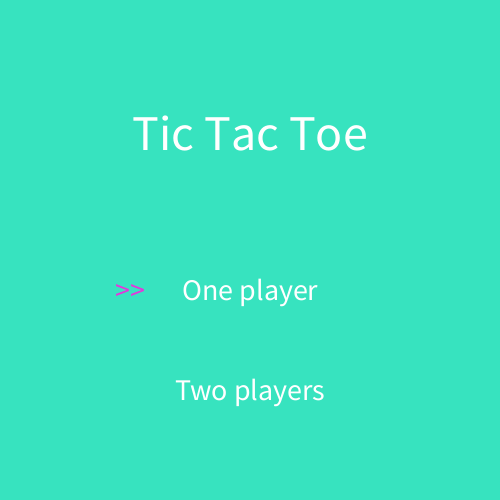
Frame 1 (no input)
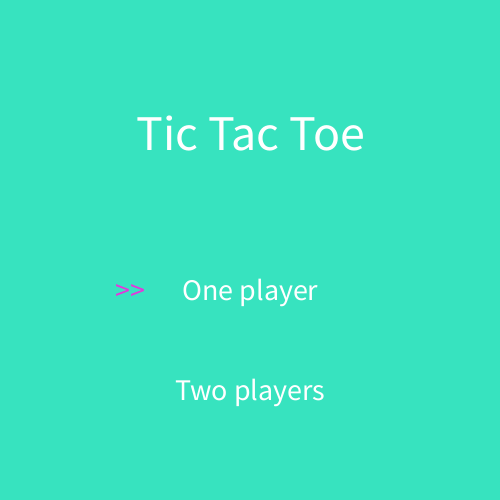
Frame 60 (the mouse pressed at the canvas centre just before this capture)
Frame 120 (the mouse held since frame 60 and released just before this capture): identical to frame 60, image omitted

The Processing sketch that drew these frames (run headless with seeded random() and noise(); from frame 60 on, the mouse is pressed at the canvas centre):

// Processing sketch: tic_tac_toe
// ── tic_tac_toe.pde
//Skylar Liang

char[][] ttt;
char input = 'X';
int positionX;
int positionY;
int n;
boolean title;
boolean arrow;
boolean player1; //contorls the print in winner check
boolean end;
boolean tie;
float p;

void setup() {
  size(500, 500);
  ttt = new char[3][3];
  initialize();
}//end of setup

void initialize() {
  n = 0;
  title = true;
  arrow = true;
  player1 = true;
  end = false;
  tie = false;
  p = random(0, 100);
  for (int i = 0; i < 3; i++) {
    for (int j = 0; j < 3; j++) {
      ttt[i][j] = ' ';
    }//end of j for
  }//end of i for
}

void draw() {
  if (title) { //title page
    background(#37E3BF);
    textSize(50);
    fill(#FFFFFF);
    textAlign(CENTER);
    text("Tic Tac Toe", width/2, 150);
    textSize(30);
    text("One player", width/2, 300);
    text("Two players", width/2, 400);
    if (arrow) { //one player
      fill(#E337DB);
      text(">>", width/2 - (4*30), 300); 
      if (keyCode == ENTER) {
        title = false;
      } else if (keyCode == DOWN) {
        arrow = false;
      }
    }//end of arrow
    else if (!arrow) {//two player
      fill(#E337DB);
      text(">>", width/2 - (4*30), 400);
      if (keyCode == ENTER) {
        title = false;
      } else if (keyCode == UP) {
        arrow = true;
      }
    }//end of selection
  }//end of if

  else if (!title && !arrow) { //two players mode
    fill(#000000);
    background(200, 230, 250);
    textAlign(LEFT, TOP);
    textSize(150);
    stroke(100);
    for (int i = 0; i < 3; i++) {
      line(i * (width/3), 0, i* (width/3), height);
      for (int j = 0; j < 3; j++) {
        text(ttt[i][j], i * width/3, j* height/3 + 10);
        line(0, j* (height/3), width, j* (height/3));
      }//end of j for
    }//end of i for
  }//end of two plauers

  else if (!title && arrow) { //one player mode
    fill(#000000);
    background(200, 230, 250);
    textAlign(LEFT, TOP);
    textSize(150);
    stroke(100);
    for (int i = 0; i < 3; i++) {
      line(i * (width/3), 0, i* (width/3), height);
      for (int j = 0; j < 3; j++) {
        text(ttt[i][j], i * width/3, j* height/3 + 10);
        line(0, j* (height/3), width, j* (height/3));
      }//end of j for
    }//end of i for
  }//end of one player

  if (end) {//game end
    if (player1 && !tie) {
      fill(#F70C0C);
      textAlign(CENTER);
      textSize(50);
      text("Player 1 Won!", width/2, height/2);
      textSize(30);
      text("(click 'space' to restart)", width/2, height/2 + 50);
    } else if (!player1 && !tie) {
      fill(#F70C0C);
      textAlign(CENTER);
      textSize(50);
      text("Player 2 Won!", width/2, height/2);
      textSize(30);
      text("(click 'space' to restart)", width/2, height/2 + 50);
    } else if (tie) {
      fill(#F70C0C);
      textAlign(CENTER);
      textSize(100);
      text("Tie!", width/2, height/2);
      textSize(30);
      text("(click 'space' to restart)", width/2, height/2 + 50);
    }
  }


  if (!title && !end && arrow) {//one player computer mode
    if (n == 1 && ttt[1][1] == 'X') {//step one 01, user go center
      if (p <= 25) { 
        ttt[0][0] = 'O';
        WinnerCheck(0, 0, 'O');
      } else if (p > 25 && p <= 50) {
        ttt[2][0] = 'O';
        WinnerCheck(2, 0, 'O');
      } else if (p > 50 && p <= 75) {
        ttt[0][2] = 'O';
        WinnerCheck(0, 2, 'O');
      } else if (p > 75 && p <= 100) {
        ttt[2][2] = 'O';
        WinnerCheck(2, 2, 'O');
      }
      n ++;
    }//end of step one 01
    else if (n == 1 && ttt[1][1] == ' ') {//user to other place
      ttt[1][1] = 'O';
      WinnerCheck(1, 1, 'O');
      n ++;
    }

    if (n == 3) {//move 2, 
      if (!twoinarow('O') && !twoinarow('X')) {
        if (ttt[0][0] == ' ' && ttt[2][0] == ' ' && ttt[0][2] == ' ' && ttt[2][2] == ' ') {
          //none of in corner
          if (ttt[0][1] == 'X' && ttt[1][2] == 'X') {
            ttt[0][2] = 'O';
            WinnerCheck(0, 2, 'O');
          } else if (ttt[2][1] == 'X' && ttt[1][2] == 'X') {
            ttt[2][2] = 'O';
            WinnerCheck(2, 2, 'O');
          } else if (ttt[0][1] == 'X' && ttt[1][0] == 'X') {
            ttt[0][0] = 'O';
            WinnerCheck(0, 0, 'O');
          } else if (ttt[1][0] == 'X' && ttt[2][1] == 'X') {
            ttt[2][0] = 'O';
            WinnerCheck(2, 0, 'O');
          }
        }//end of corner
        else if (ttt[0][0] == 'X' || ttt[2][0] == 'X' || ttt[0][2] == 'X' || ttt[2][2] == 'X') {
          if (ttt[0][0] == ' ') { 
            ttt[0][0] = 'O';
            WinnerCheck(0, 0, 'O');
          } else if (ttt[0][2] == ' ') {
            ttt[0][2] = 'O';
            WinnerCheck(0, 2, 'O');
          } else if (ttt[2][0] == ' ') {
            ttt[2][0] = 'O';
            WinnerCheck(2, 0, 'O');
          } else if (ttt[2][2] == ' ') {
            ttt[2][2] = 'O';
            WinnerCheck(2, 2, 'O');
          }
        }
      }
      n ++;
    }//end of 3

    if (n == 5) {//move 3
      if (!twoinarow('O') && !twoinarow('X')) {
        int num = 0;
        int space = (int)random(4);
        for (int i = 0; i < 3; i ++) {
          for (int j = 0; j < 3; j ++) {
            if (ttt[i][j] == ' ') {
              if (num == space) {
                ttt[i][j] = 'O';
                WinnerCheck(i, j, 'O');
              }
              num ++;
            }
          }
        }
      }
      n++;
    }
    if (n == 7) {
      if (!twoinarow('O') && !twoinarow('X')) {
        int num = 0;
        int space = (int)random(2);
        for (int i = 0; i < 3; i ++) {
          for (int j = 0; j < 3; j ++) {
            if (ttt[i][j] == ' ') {
              if (num == space) {
                ttt[i][j] = 'O';
                WinnerCheck(i, j, 'O');
              }
              num ++;
            }
          }
        }
      }
      n ++;
    }
  }
}//end of draw

void mousePressed() {
  if (!title && !end) {//two player mode
    positionX = mouseX/ (width/3);
    positionY = mouseY/ (height/3);
    if (n % 2 == 0 && n <= 9) {//even
      if (ttt[positionX][positionY] == ' ') {
        ttt[positionX][positionY] = 'X';
        WinnerCheck(positionX, positionY, 'X');
        n ++;
      }//end of position if
    }//even if end
    else if (n % 2 == 1 && n <= 9 && !arrow) { //odd
      if (ttt[positionX][positionY] == ' ') {
        ttt[positionX][positionY] = 'O';
        WinnerCheck(positionX, positionY, 'O');
        n ++;
      }//end of if
    }//end of else
  }//end of two players
}//end of mouse pressed


void WinnerCheck(int x, int y, char p) {
  if (horiz (x, y, p) || vert (x, y, p) || diag (p)) {
    if (p == 'X') {
      player1 = true;
    } else {
      player1 = false;
    }
    end = true;
  } else if (n == 8) { 
    tie = true;
    end = true;
  }
}//end of WinnerCheck

boolean horiz(int x, int y, char p) {
  boolean winner = true;
  for (int i = 1; i < 3; i ++) {
    winner &= ttt[(x + i) % 3][y] == p;
  }
  return winner;
}

boolean vert(int x, int y, char p) {
  boolean winner = true;
  for (int j = 1; j < 3; j ++) {
    winner &= ttt[x][(y + j) % 3] == p;
  }
  return winner;
}

boolean diag(char p) {
  boolean winner = true;
  boolean dia = true;
  for (int i = 0; i < 3; i ++) {
    winner &= ttt[i][i] == p;
    dia &= ttt[i][2 - i] == p;
  }
  return winner || dia;
}

void keyPressed() {
  if (key == ' ' && end) {
    initialize();
  }
}//end of key pressed


boolean twoinarow(char p) {
  return horiz2(p) || vert2(p) || diag2(p);
}//end of two in a role

boolean diag2(char p) {
  if (ttt[0][0] == p && ttt[1][1] == p && ttt[2][2] == ' ') {
    ttt[2][2] = 'O';
    WinnerCheck(2, 2, 'O');
    return true;
  }
  if (ttt[2][2] == p && ttt[1][1] == p && ttt[0][0] == ' ') {
    ttt[0][0] = 'O';
    WinnerCheck(0, 0, 'O');
    return true;
  }
  if (ttt[2][0] == p && ttt[1][1] == p && ttt[0][2] == ' ') {
    ttt[0][2] = 'O';
    WinnerCheck(0, 2, 'O');
    return true;
  }
  if (ttt[0][2] == p && ttt[1][1] == p && ttt[2][0] == ' ') {
    ttt[2][0] = 'O';
    WinnerCheck(2, 0, 'O');
    return true;
  }
  return false;
}

boolean horiz2(char p) {
  int numX= 0;
  int openR = -1;
  int openC = -1;
  for (int row = 0; row < 3; row++) {
    for (int col = 0; col < 3; col++) {
      if (ttt[col][row] == p) {
        numX++;
      } else if (ttt[col][row] == ' ') {
        openR = row;
        openC = col;
      }
    }
    if (numX == 2 && openR != -1) {
      ttt[openC][openR] = 'O';
      WinnerCheck(openC, openR, 'O');
      return true;
    }
    numX= 0;
    openR = -1;
    openC = -1;
  }
  return false;
}

boolean vert2(char p) {
  int numX= 0;
  int openR = -1;
  int openC = -1;
  for (int col = 0; col < 3; col++) {
    for (int row = 0; row < 3; row++) {
      if (ttt[col][row] == p) {
        numX++;
      } else if (ttt[col][row] == ' ') {
        openR = row;
        openC = col;
      }
    }
    if (numX == 2 && openR != -1) {
      ttt[openC][openR] = 'O';
      WinnerCheck(openC, openR, 'O');
      return true;
    }
    numX= 0;
    openR = -1;
    openC = -1;
  }
  return false;
}
